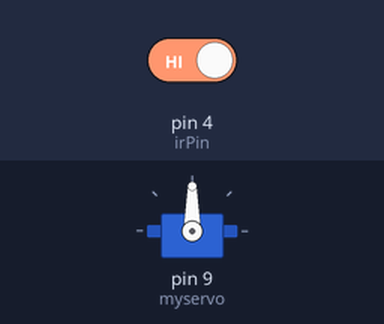
The sketch below on a simulated Arduino Uno, built with avr-gcc and run on an emulated ATmega328P. On the bench: servo. Inputs (shaded band) come from the test bench; at power-on: pin 4 (irPin) HIGH. What the sketch prints to the serial monitor is not drawn.

Above: at 1.2 s.
1.3 s: pin 4 (irPin) driven LOW
At 2.5 s:
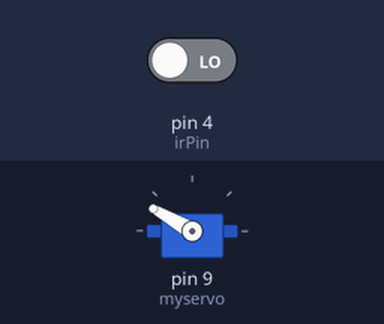
3.3 s: pin 4 (irPin) driven HIGH
At 3.7 s:
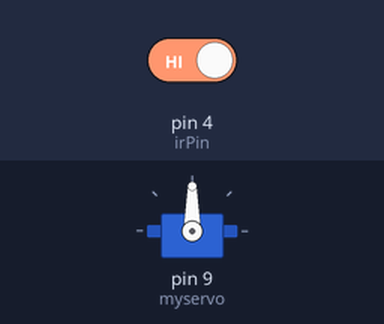
Timing chart, 0 to 6.3 s (numbered marks = the images above; inputs shaded):
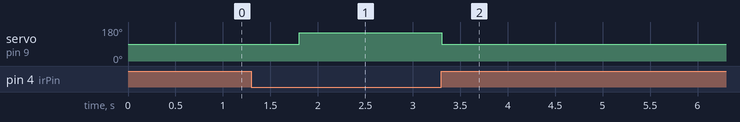

The sketch:

chopsticks.ino
```cpp
#include <Servo.h>

Servo myservo;  // create servo object to control a servo

int pos = 0;    // variable to store the servo position
const int irPin = 4;

void setup() {
  myservo.attach(9);  // attaches the servo on pin 9 to the servo object
  pinMode(irPin, INPUT);
  Serial.begin(9600);
}

void loop() {
  // for (pos = 0; pos <= 180; pos += 1) { // goes from 0 degrees to 180 degrees
  //   // in steps of 1 degree
  //   myservo.write(pos);              // tell servo to go to position in variable 'pos'
  //   delay(15);                       // waits 15ms for the servo to reach the position
  // }
  // for (pos = 180; pos >= 0; pos -= 1) { // goes from 180 degrees to 0 degrees
  //   myservo.write(pos);              // tell servo to go to position in variable 'pos'
  //   delay(15);                       // waits 15ms for the servo to reach the position
  // }
  int irVal = digitalRead(irPin);
  Serial.println(irVal);
  if(!irVal){
    delay(500);
    myservo.write(150);
  }
  else{
    myservo.write(90);
  }
}
```

Measured:
- after the input at 1.3 s, servo on pin 9 (myservo): 90° → 150° after 0.51 s
- after the input at 3.3 s, servo on pin 9 (myservo): 150° → 90° at once
